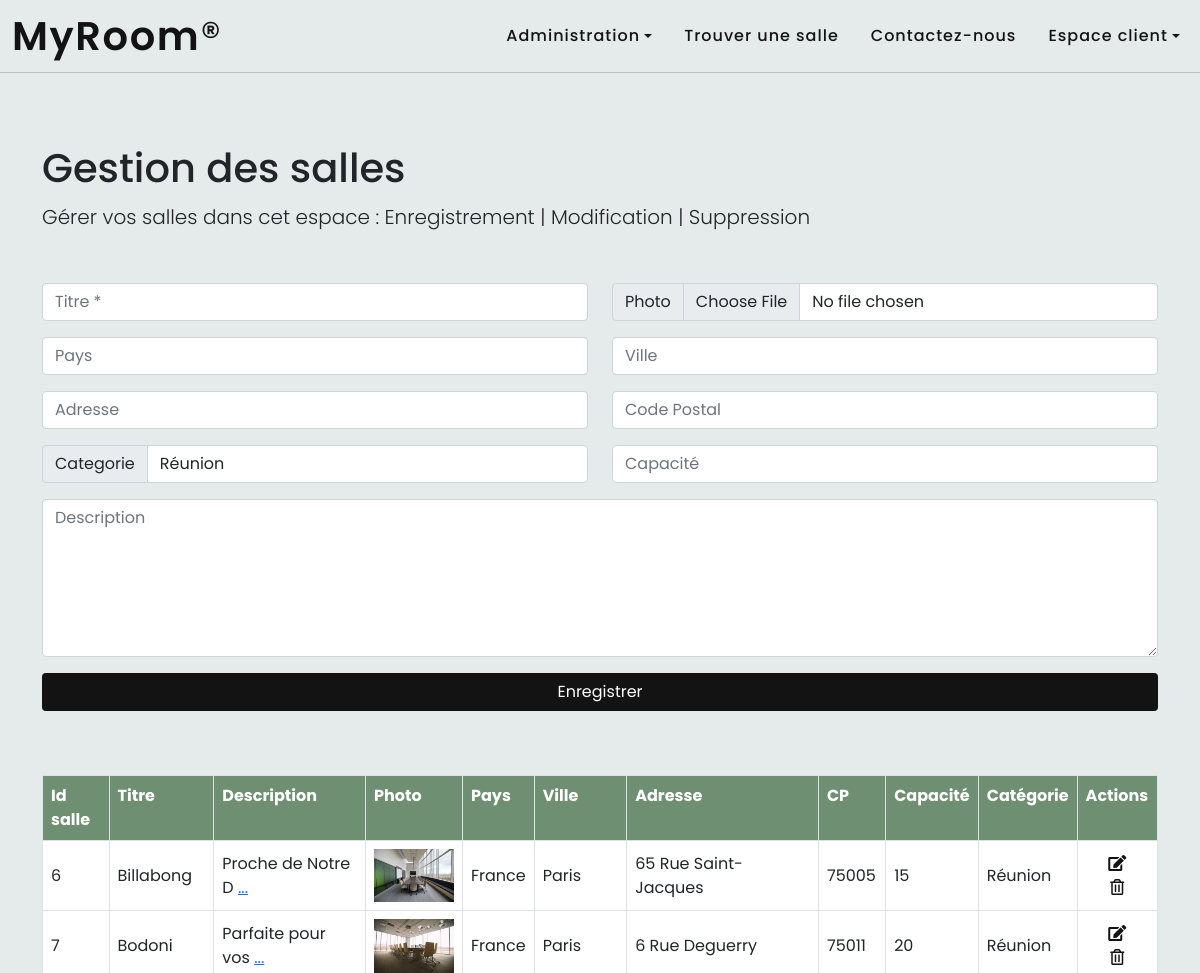
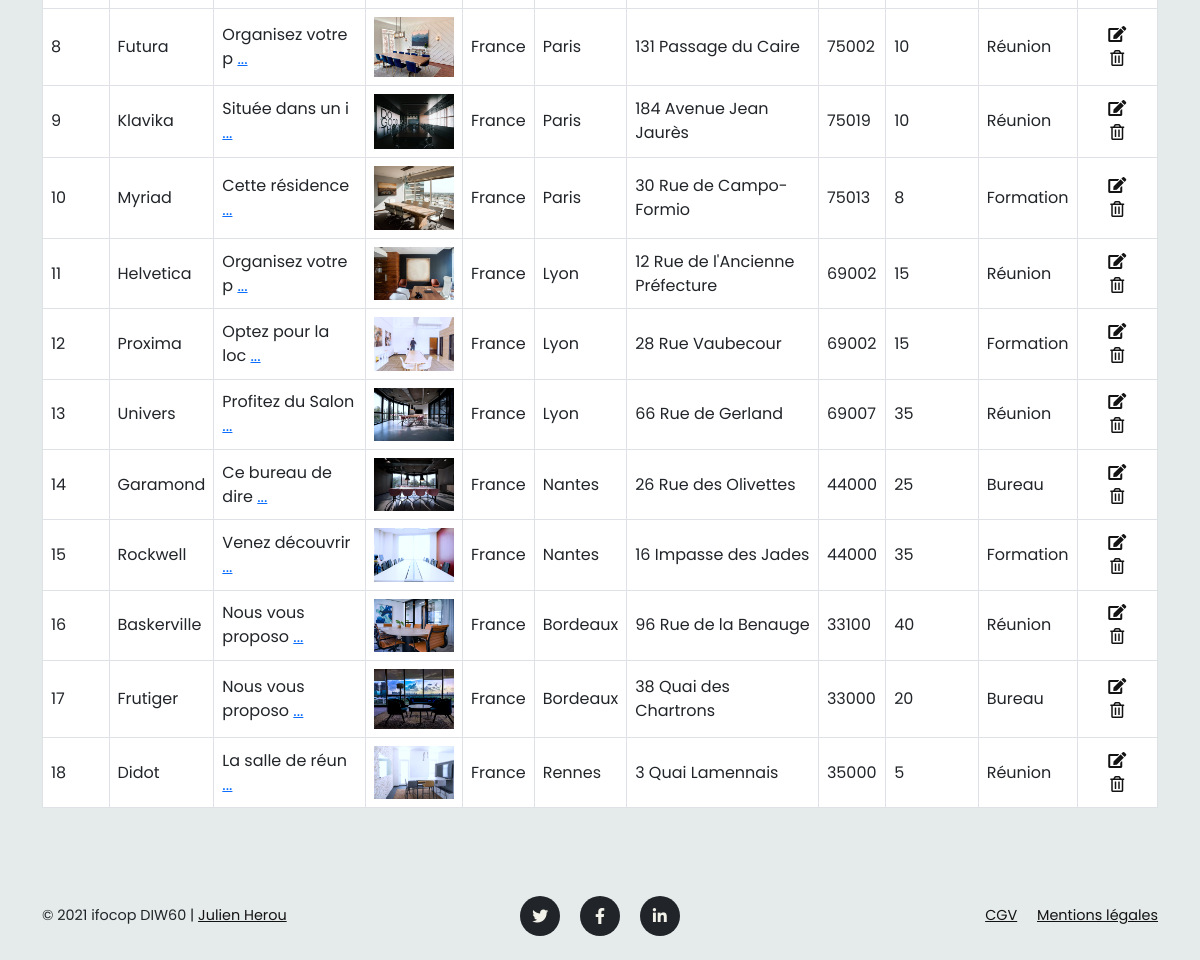
Screenshot of /admin/gestion_salles.php (signed in) with the database file from the repository (2 pictures, top to bottom).
### tables this page shows
CREATE TABLE IF NOT EXISTS `salle` (
  `id_salle` int(3) NOT NULL AUTO_INCREMENT,
  `titre` varchar(255) NOT NULL,
  `description` text NOT NULL,
  `photo` varchar(255) NOT NULL,
  `pays` varchar(255) NOT NULL,
  `ville` varchar(255) NOT NULL,
  `adresse` varchar(255) NOT NULL,
  `cp` varchar(5) NOT NULL,
  `capacite` int(3) NOT NULL,
  `categorie` enum('Réunion','Bureau','Formation') NOT NULL,
  PRIMARY KEY (`id_salle`)
);

### admin/gestion_salles.php (the view, shortened to what this page needs)
<?php
include '../inc/init.inc.php';
$titre = '';
$description = '';
$pays = '';
$ville = '';
$adresse = '';
$cp = '';
$capacite = '';
$liste_salles = $pdo->query("SELECT * FROM salle ORDER BY id_salle");
include '../inc/header.inc.php';
include '../inc/nav-back.inc.php';
?>
    <header class="container mt-5">
        <div class="pt-5 rounded col-12">
            <h1 class="mt-5">Gestion des salles</h1>
            <p class="lead">Gérer vos salles dans cet espace : Enregistrement | Modification | Suppression</p>
        </div>
    </header>
    <main class="container main-back mt-5" id="main-back-salles">
        <div class="row">
            <div class="col-12 mx-auto mb-5">
                <form method="post" action="" enctype="multipart/form-data">
                    <div class="row">
                        <div class="col-sm-6">
                            <div class="mb-3">
                                <input type="text" class="form-control" id="titre" name="titre" value="<?php echo $titre; ?>" placeholder="Titre *">
                            </div>
                            <div class="mb-3">
                                <input type="text" class="form-control" id="pays" name="pays" value="<?php echo $pays; ?>" placeholder="Pays">
                            </div>
                            <div class="mb-3">
                                <input type="text" class="form-control" id="adresse" name="adresse" value="<?php echo $adresse; ?>" placeholder="Adresse">
                            </div>
                            <div class="input-group mb-3">
                                <label for="categorie" class="input-group-text">Categorie</label>
                                <select class="form-control" id="categorie" name="categorie">
                                    <option value="reunion">Réunion</option>
                                </select>
                            </div>
                        </div>
                        <div class="col-sm-6">
                            <div class="input-group mb-3">
                                <label for="photo" class="input-group-text">Photo</label>
                                <input type="file" class="form-control" id="photo" name="photo">
                            </div>
                            <div class="mb-3">
                                <input type="text" class="form-control" id="ville" name="ville" value="<?php echo $ville; ?>" placeholder="Ville">
                            </div>
                            <div class="mb-3">
                                <input type="text" class="form-control" id="cp" name="cp" value="<?php echo $cp; ?>" placeholder="Code Postal">
                            </div>
                            <div class="mb-3">
                                <input type="text" class="form-control" id="capacite" name="capacite" value="<?php echo $capacite; ?>" placeholder="Capacité">
                            </div>
                        </div>
                        <div class="col-sm-12">
                            <div class="mb-3">
                                <textarea class="form-control" id="description" rows="6" name="description" placeholder="Description"><?php echo $description; ?></textarea>
                            </div>
                        </div>
                        <div class="col-sm-12">
                            <div class="mb-3">
                                <input type="submit" class="btn btn-mycolor text-white w-100" id="enregistrement" name="enregistrement" value="Enregistrer">
                            </div>
                        </div>
                    </div>
                </form>
            </div>
        </div>
        <div class="row">
                <div class="col-12 mx-auto bloc-table">
                    <table class="table table-bordered bg-white">
                        <tr class="bg-perso-green text-white">
                            <th>Id salle</th>
                            <th>Titre</th>
                            <th>Description</th>
                            <th>Photo</th>
                            <th>Pays</th>
                            <th>Ville</th>
                            <th>Adresse</th>
                            <th>CP</th>
                            <th>Capacité</th>
                            <th>Catégorie</th>
                            <th>Actions</th>
                        </tr>
                        <?php
                            while($ligne = $liste_salles->fetch(PDO::FETCH_ASSOC)) {
                                echo '<tr>';
                                echo '<td>' . $ligne['id_salle'] . '</td>';
                                echo '<td>' . $ligne['titre'] . '</td>';
                                echo '<td>' . substr($ligne['description'], 0, 17) . ' <a class="link-back-salles" href="' . URL .'index.php">...</a></td>';
                                echo '<td class="text-center"><img src="' . URL . 'assets/img_salles/' . $ligne['photo'] . '" width="80"></td>';
                                echo '<td>' . $ligne['pays'] . '</td>';
                                echo '<td>' . $ligne['ville'] . '</td>';
                                echo '<td>' . $ligne['adresse'] . '</td>';
                                echo '<td>' . $ligne['cp'] . '</td>';
                                echo '<td>' . $ligne['capacite'] . '</td>';
                                echo '<td>' . $ligne['categorie'] . '</td>';
                                echo '
                                <td class="text-center"><a href="?action=modifier&id_salle=' . $ligne['id_salle'] . '" class="btn-modif"><i class="fas fa-edit"></i></a>';
                                echo '<a href="?action=supprimer&id_salle=' . $ligne['id_salle'] . '" class="btn-supr confirm_delete" ><i class="far fa-trash-alt"></i></a></td>';
                                echo '</tr>';
                            }
                        ?>
                    </table>
                </div>
        </div>
    </main>
<?php
include '../inc/footer.inc.php';

### assets/css/style.css (style rules this page uses)
:root { --bg-color: #F3F2EA; --text-color: #131313; --primary-color: #6F8F72; --secondary-color: #717C89; --tertiary-color: #D88373; --quaternary-color: #E5EBEA; scroll-behavior: smooth; }
html { scroll-padding-top: 4.5rem; }
body { position: relative; overflow-x: hidden; background-color: var(--bg-color); font-family: 'Poppins', sans-serif; }
.body-back { background-color: var(--quaternary-color); }
p { line-height: 1.75; }
.bg-perso-green { background-color: var(--primary-color); }
.btn-mycolor { background-color: var(--text-color); }
.btn-modif { padding: .5rem; color: #131313; }
.btn-supr { padding: .5rem; color: #131313; }
#main-back-salles td { vertical-align: middle; }

### rows the page displays
salle: id_salle "6", titre "Billabong", description "Proche de Notre D", photo (picture), pays "France", ville "Paris", adresse "65 Rue Saint-Jacques", cp "75005", capacite "15", categorie "Réunion"
salle: id_salle "7", titre "Bodoni", description "Parfaite pour vos", photo (picture), pays "France", ville "Paris", adresse "6 Rue Deguerry", cp "75011", capacite "20", categorie "Réunion"
salle: id_salle "8", titre "Futura", description "Organisez votre p", photo (picture), pays "France", ville "Paris", adresse "131 Passage du Caire", cp "75002", capacite "10", categorie "Réunion"
salle: id_salle "9", titre "Klavika", description "Située dans un i", photo (picture), pays "France", ville "Paris", adresse "184 Avenue Jean Jaurès", cp "75019", capacite "10", categorie "Réunion"
salle: id_salle "10", titre "Myriad", description "Cette résidence", photo (picture), pays "France", ville "Paris", adresse "30 Rue de Campo-Formio", cp "75013", capacite "8", categorie "Formation"
salle: id_salle "11", titre "Helvetica", description "Organisez votre p", photo (picture), pays "France", ville "Lyon", adresse "12 Rue de l'Ancienne Préfecture", cp "69002", capacite "15", categorie "Réunion"
salle: id_salle "12", titre "Proxima", description "Optez pour la loc", photo (picture), pays "France", ville "Lyon", adresse "28 Rue Vaubecour", cp "69002", capacite "15", categorie "Formation"
salle: id_salle "13", titre "Univers", description "Profitez du Salon", photo (picture), pays "France", ville "Lyon", adresse "66 Rue de Gerland", cp "69007", capacite "35", categorie "Réunion"
salle: id_salle "14", titre "Garamond", description "Ce bureau de dire", photo (picture), pays "France", ville "Nantes", adresse "26 Rue des Olivettes", cp "44000", capacite "25", categorie "Bureau"
salle: id_salle "15", titre "Rockwell", description "Venez découvrir", photo (picture), pays "France", ville "Nantes", adresse "16 Impasse des Jades", cp "44000", capacite "35", categorie "Formation"
salle: id_salle "16", titre "Baskerville", description "Nous vous proposo", photo (picture), pays "France", ville "Bordeaux", adresse "96 Rue de la Benauge", cp "33100", capacite "40", categorie "Réunion"
salle: id_salle "17", titre "Frutiger", description "Nous vous proposo", photo (picture), pays "France", ville "Bordeaux", adresse "38 Quai des Chartrons", cp "33000", capacite "20", categorie "Bureau"
salle: id_salle "18", titre "Didot", description "La salle de réun", photo (picture), pays "France", ville "Rennes", adresse "3 Quai Lamennais", cp "35000", capacite "5", categorie "Réunion"
